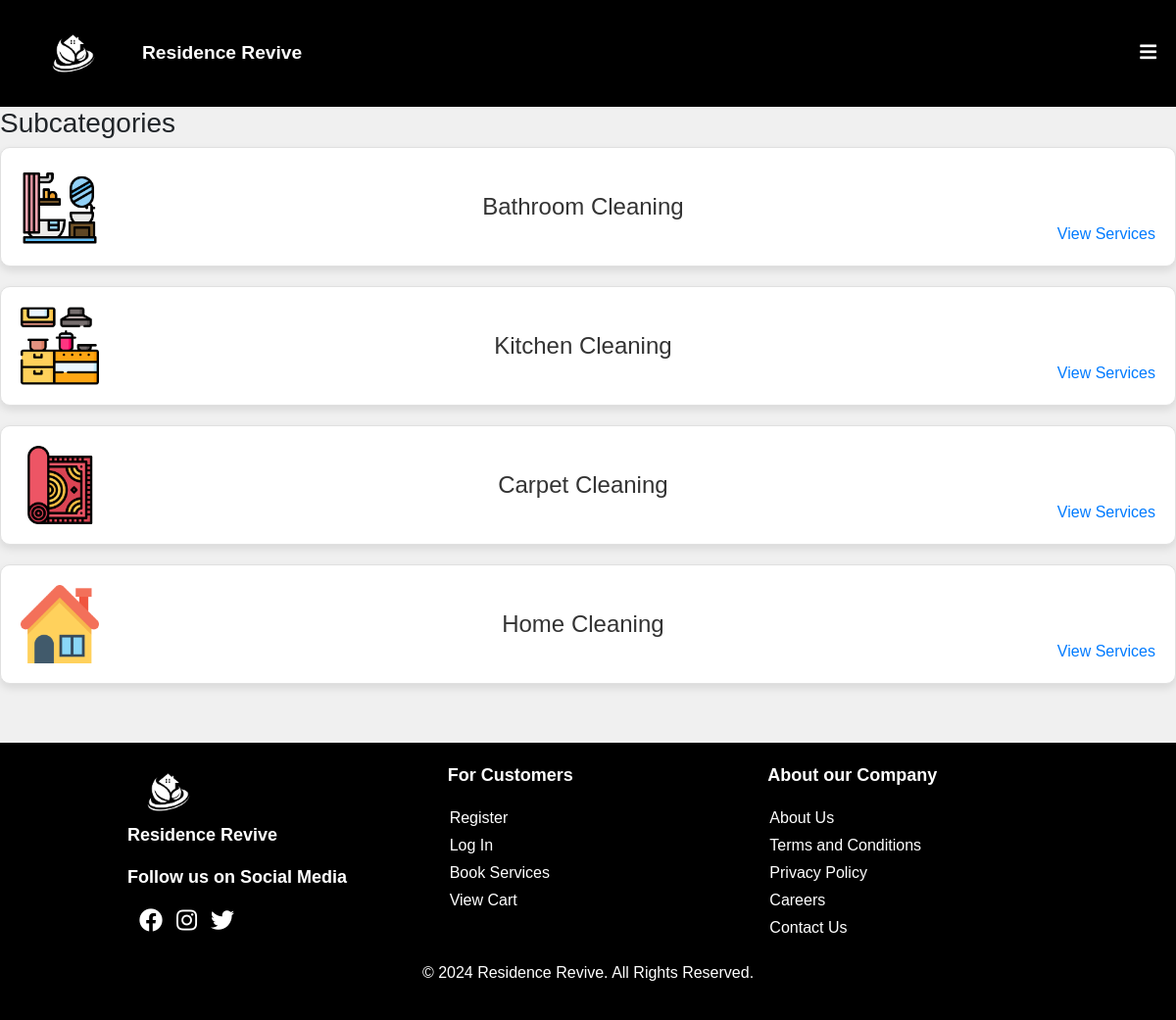
Screenshot of /subcategory.php?category_id=1 with the database file from the repository.
### tables this page shows
CREATE TABLE IF NOT EXISTS sub_categories (
    sub_category_id INT PRIMARY KEY,
    sub_category_name VARCHAR(100) NOT NULL UNIQUE
);

### includes/functions.php (called while the page is built, shortened)
<?php
function getSubCategories($conn, $category_id)
{
    $sql = "SELECT  DISTINCT sc.sub_category_id, sc.sub_category_name
            FROM sub_categories sc
            INNER JOIN category_subcategory_service_mapping csm ON sc.sub_category_id = csm.sub_category_id
            WHERE csm.category_id = ?";
    $stmt = $conn->prepare($sql);
    $stmt->bind_param("i", $category_id);
    $stmt->execute();
    $result = $stmt->get_result();
    $subcategories = [];
    if ($result->num_rows > 0) {
        while ($row = $result->fetch_assoc()) {
            $subcategories[] = $row;
        }
    }
    return $subcategories;
}
?>

### subcategory.php (the view, shortened to what this page needs)
<?php
include 'config/db.php';
include 'includes/functions.php';
include 'includes/header.php';
?>
<!DOCTYPE html>
<html lang="en">
<head>
    <link rel="stylesheet" href="css/subcategory.css">
</head>
<body>
    <div class="subcategories">
        <h3>Subcategories</h3>
        <div class="subcategory">
            <?php
            $category_id = isset($_GET['category_id']) ? intval($_GET['category_id']) : 0;
            $subcategories = getSubCategories($conn, $category_id);
            foreach ($subcategories as $subcategory) {
            ?>
            <div class="subcategory-card" data-sub-category-id="<?php echo $subcategory['sub_category_id']; ?>">
                <?php
                $sub_icons = [
                    'Bathroom Cleaning' => './images/bathroom.png',
                    'Kitchen Cleaning' => './images/kitchen.png',
                    'Carpet Cleaning' => './images/adornment.png',
                    'Home Cleaning' => './images/house.png',
                ];
                ?>
                <?php if (isset($sub_icons[$subcategory['sub_category_name']])): ?>
                    <img src="<?php echo $sub_icons[$subcategory['sub_category_name']]; ?>"
                        alt="<?php echo $subcategory['sub_category_name']; ?> icon" class="subcategory-icon">
                <?php else: ?>
                    <img src="images/default.png" alt="Default icon" class="subcategory-icon">
                <?php endif; ?>
                <h2><?php echo $subcategory['sub_category_name']; ?></h2>
                <a href="#" class="view-services" data-sub-category-id="<?php echo $subcategory['sub_category_id']; ?>">View Services</a>
            </div>
            <?php } ?>
        </div>
    </div>
    <?php include 'includes/footer.php'; ?>
</body>
</html>

### css/styles.css (style rules this page uses)
body { font-family: Arial, sans-serif; margin: 0; padding: 0; }

### css/subcategory.css (style rules this page uses)
body { font-family: Arial, sans-serif; background-color: #f0f0f0; margin: 0; padding: 0; }
.subcategories { margin-bottom: 40px; }
.subcategory { display: flex; flex-wrap: wrap; justify-content: center; }
.subcategory-card { width: 100%; margin-bottom: 20px; padding: 20px; background-color: #ffffff; border: 1px solid #e0e0e0; border-radius: 10px; box-shadow: 0 4px 8px rgba(0, 0, 0, 0.1); transition: transform 0.3s ease; display: flex; align-items: center; }
.subcategory-card img { max-width: 80px; height: auto; margin-right: 10px; }
.subcategory-card h2 { flex: 1; font-size: 1.5rem; color: #333333; margin: 0; text-align: center; }
.subcategory-card a { margin-left: auto; color: #007bff; text-decoration: none; }
.view-services { margin-top: auto; color: #007bff; text-decoration: none; cursor: pointer; }

### rows the page displays
sub_categories: shows a picture, sub_category_name "Bathroom Cleaning"
sub_categories: shows a picture, sub_category_name "Kitchen Cleaning"
sub_categories: shows a picture, sub_category_name "Carpet Cleaning"
sub_categories: shows a picture, sub_category_name "Home Cleaning"
